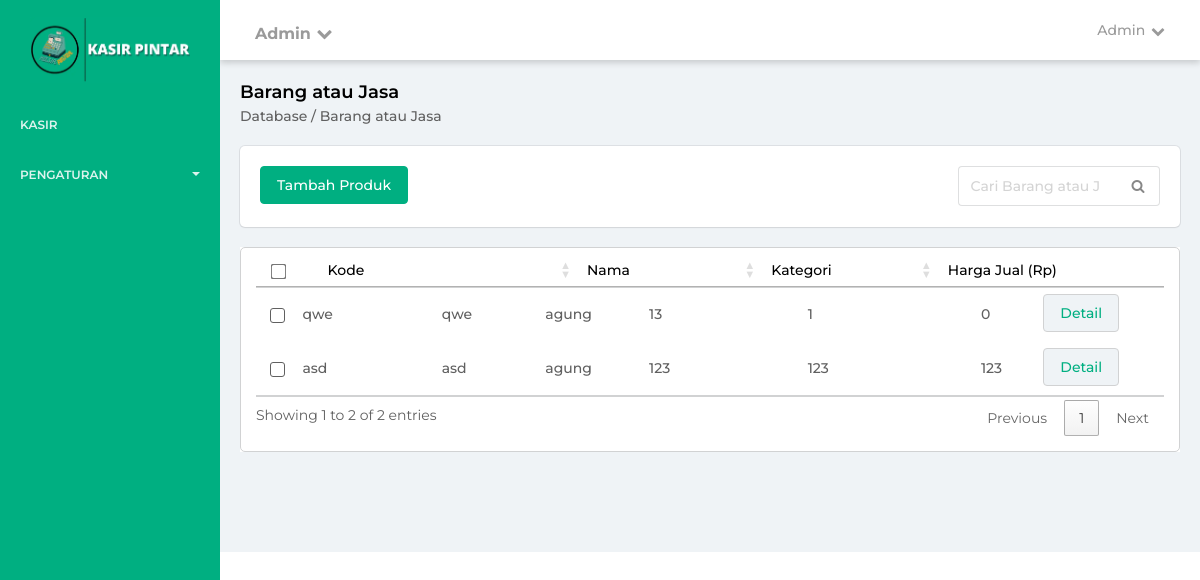
Page /account/database.php (signed in) on the committed database.
### tables this page shows
CREATE TABLE `barang` (
  `idBarang` int(11) NOT NULL,
  `nama` varchar(50) NOT NULL,
  `kode` varchar(50) NOT NULL,
  `kategori` varchar(50) NOT NULL,
  `hargaBeli` int(11) NOT NULL,
  `hargaJual` int(11) NOT NULL,
  `stok` int(11) NOT NULL,
  `satuan` varchar(50) NOT NULL,
  `keterangan` text NOT NULL,
  `idKategori` int(11) NOT NULL
);

### account/database.php (the view, shortened to what this page needs)
<?php
    include '../assets/util/koneksi.php';
    $limit = 30;
    $page = isset($_GET['page']) ? $_GET['page'] : 1;
    $start = ($page - 1) * $limit;
    $sql = "SELECT * FROM barang LIMIT $start, $limit";
    $resultBarang = mysqli_query($koneksi, $sql);
    $Barang = mysqli_query($koneksi, "SELECT * FROM barang");
    $total = mysqli_num_rows($Barang);
    $jumlahPage = ceil($total / $limit);
?>
<html>
<head>
    <link href="../dashboard/css/bootstrap.min.css?v=1684252247" rel="stylesheet" />
    <link href="../dashboard/css/fresh-bootstrap-table.css?v=1684252247" rel="stylesheet" />
    <link href="../dashboard/css/light-bootstrap-dashboard-v4.css?v=1684252247" rel="stylesheet" />
    <link rel="stylesheet" type="text/css" href="https://cdn.datatables.net/1.10.23/css/jquery.dataTables.min.css" />
    <link rel="stylesheet" type="text/css"
        href="https://cdn.datatables.net/select/1.3.0/css/select.dataTables.min.css" />
    <link href="../dashboard/css/kp.css?v=1684252247" rel="stylesheet" />
    <link href="https://maxcdn.bootstrapcdn.com/font-awesome/4.2.0/css/font-awesome.min.css" rel="stylesheet">
    <link href="../dashboard/css/morris.css?v=1684252247" rel="stylesheet" />
    <link href="../dashboard/css/MonthPicker.css?v=1684252247" rel="stylesheet" />
    <link rel="stylesheet" href="../css/intlTelInput.css?v=1684252247">
    <link rel="stylesheet" href="../css/custom.css?v=1684252247">
    <link rel="stylesheet" href="../vendor/toastr/toastr.min.css?v=1684252247">
</head>
<body data-spy="scroll" data-target=".wrapper">
<link rel="stylesheet" href="//code.jquery.com/ui/1.12.1/themes/base/jquery-ui.css">
    <link rel="stylesheet" href="../vendor/spinner-animate/three-quarters.css?v=1684252247">
    <link rel="stylesheet" href="../vendor/spinner-animate/custom.css?v=1684252247">
    <link rel="stylesheet" href="https://cdnjs.cloudflare.com/ajax/libs/animate.css/4.1.1/animate.min.css" />
    <link rel="stylesheet" href="../source/tour/css/hopscotch.css?v=1684252247">
    <link href="../assets/css/croppie.css" rel="stylesheet" />
    <link href="../dashboard/css/select_data_table.css" rel="stylesheet" />
    <link href="../source/css/select2.min.css" rel="stylesheet" />
    <link rel="stylesheet" href="../vendor/spinner-animate/three-quarters.css">
    <link rel="stylesheet" href="../vendor/spinner-animate/custom.css">
    <link rel="stylesheet" href="../source/css/bootstrap-select.min.css">
    <div class="wrapper">
        <div style="background-color: #00AF81" class="sidebar">
            <div class="sidebar-wrapper">
                <div class="logo">
                    <a class="simple-text logo-normal"><img
                            src="../images/kasirpintarLogo.webp"
                            style="padding-left: 30px; padding-right: 30px; width: 100%" alt="logo kasir pintar"></a>
                </div>
                <ul class="nav" id="accordion">
                    <?php if ($_SESSION['posisi'] == 'pemilik' || $_SESSION['posisi'] == 'kasir') { ?>
                        <li class="">
                            <a href="../account/Kasir.php">
                                <p class="upper-text">Kasir</p>
                            </a>
                        </li>
                    <?php } ?>
                    <li class="panel">
                        <a data-toggle="collapse" href="#pengaturan" data-parent="#accordion">
                            <p class="upper-text">Pengaturan<span class="caret" style="float: right;"></span></p>
                        </a>
                    </li>
                </ul>
            </div>
        </div>
        <div class="main-panel-v2">
            <link href="../source/css/select2.min.css?v=1684252247" rel="stylesheet" />
            <nav class="navbar navbar-default drop-shadow" style="background: #fff; border: none; margin-bottom: 0px">
                <div class="container-fluid">
                    <div class="navbar-header">
                        <div class="d-flex flex-row align-items-center" style="margin-right: 60px">
                            <div class="mobileShow">
                                <a style="text-transform: capitalize; font-weight: bold; color: #9A9A9A; display: block; margin-left: 20px;"
                                    href="#" class="dropdown-toggle" data-toggle="dropdown"><br>
                                    <?php
                                        echo $_SESSION['nama'];
                                    ?>
                                    <span><i class="fa fa-chevron-down" aria-hidden="true"></i></span>
                                </a>
                            </div>
                        </div>
                    </div>
                    <div class="collapse navbar-collapse">
                        <ul class="nav navbar-nav navbar-right">
                            <li class="dropdown">
                                <a style="text-transform: capitalize;" href="#" class="font-14 medium font-grey-bold"
                                    class="dropdown-toggle" data-toggle="dropdown">
                                    <?php
                                        echo $_SESSION['nama'];
                                    ?>
                                    <span><i class="fa fa-chevron-down" aria-hidden="true"></i></span>
                                </a>
                            </li>
                        </ul>
                    </div>
                </div>
            </nav>
            <div class="padd-main bg-main" id="get_checkbox">
                <div class="d-flex">
                    <div style="flex: 1">
                        <span class="font-18 semi-bold font-black">Barang atau Jasa</span><br>
                        <span class="font-14 medium font-gray-bold">Database / Barang atau Jasa</span>
                    </div>
                </div>
                <div class="card padd-card margin-top-20">
                    <div class="row">
                        <div class="col-md-9">
                            <button class="btn button-primer" data-toggle="modal" data-target="#inputBarang">Tambah
                                Produk</button>
                        </div>
                        <div class="col-md-3 mt-mobile">
                            <div class="input-group">
                                <input type="search" id="myInputTextField" placeholder="Cari Barang atau Jasa"
                                    class="form-control wt-100">
                                <span class="input-group-addon"><i class="fa fa-search" aria-hidden="true"></i></span>
                            </div>
                        </div>
                    </div>
                </div>
                <div>
                    <div class="center_panel panel-table" id="dtable">
                        <div id="DataTables_Table_0_wrapper" class="dataTables_wrapper no-footer">
                            <div class="dataTables_scroll">
                                <div class="dataTables_scrollHead"
                                    style="overflow: hidden; position: relative; border: 0px; width: 100%;">
                                    <div class="dataTables_scrollHeadInner"
                                        style="box-sizing: content-box; width: 1628px; padding-right: 0px;">
                                        <table class="table datatable mdl-data-table dataTable no-footer" cellspacing="0"
                                            nwidth="100%" role="grid" style="width: 1628px; float: left; margin-left: 0px;">
                                            <thead class="tb-border">
                                                <tr role="row">
                                                    <td class="tb-head select-checkbox sorting_disabled" rowspan="1"
                                                        colspan="1" style="width: 30px;" aria-label="">
                                                        <input type="checkbox" id="allBarang" class="margin-10-l">
                                                    </td>
                                                    <td class="tb-head sorting" tabindex="0"
                                                        aria-controls="DataTables_Table_0" rowspan="1" colspan="1"
                                                        aria-label="Kode: activate to sort column ascending"
                                                        style="width: 154px;">Kode</td>
                                                    <td class="tb-head sorting" tabindex="0"
                                                        aria-controls="DataTables_Table_0" rowspan="1" colspan="1"
                                                        aria-label="Nama: activate to sort column ascending"
                                                        style="width: 106px;">Nama</td>
                                                    <td class="tb-head sorting" tabindex="0"
                                                        aria-controls="DataTables_Table_0" rowspan="1" colspan="1"
                                                        aria-label="Kategori: activate to sort column ascending"
                                                        style="width: 101px;">Kategori</td>
                                                    <td class="tb-head sorting" tabindex="0"
                                                        aria-controls="DataTables_Table_0" rowspan="1" colspan="1"
                                                        aria-label="Harga Jual (Rp): activate to sort column ascending"
                                                        style="width: 177px;">Harga Jual (Rp)</td>
                                                </tr>
                                            </thead>
                                        </table>
                                    </div>
                                </div>
                                <div class="dataTables_scrollBody"
                                    style="position: relative; overflow: auto; max-height: calc(100% - 70px); width: 100%;">
                                    <table class="table datatable mdl-data-table dataTable no-footer" cellspacing="0"
                                        nwidth="100%" role="grid" style="width: 100%; float: left;" id="DataTables_Table_0"
                                        aria-describedby="DataTables_Table_0_info">
                                        <tbody class="font-14">
                                            <?php
                                            if ($total == 0) {
                                                echo "<tr><td colspan='8' class='text-center'>Tidak ada data</td></tr>";
                                            }
                                            else{
                                            $no = 0;
                                            foreach ($resultBarang as $b) {
                                                $no++;
                                                $oddEven = $no % 2 == 0 ? 'even' : 'odd';
                                            ?>
                                            <tr role="row" class="<?= $oddEven ?>">
                                                <td class="CheckBoxKategori1 select-checkbox" IdBarang = "<?= $b['idBarang'] ?>">
                                                </td>
                                                <td><?= $b['kode'] ?></td>
                                                <td><?= $b['nama'] ?></td>
                                                <td><?= $b['kategori'] ?></td>
                                                <td><?= $b['hargaJual'] ?></td>
                                                <td><?= $b['hargaBeli'] ?></td>
                                                <td><?= $b['stok'] ?></td>
                                                <td>
                                                    <button class="btn button-edit-detail-delete font-green DetailBtn" IdBarang = "<?= $b['idBarang'] ?>"
                                                        >Detail</button>
                                                </td>
                                            </tr>
                                            <?php }} ?>
                                        </tbody>
                                    </table>
                                </div>
                            </div>
                            <?php
                                $jumlah = $total;
                                if ($jumlah == 0){
                                    $start = 0;
                                }else{
                                    $start = $page * $limit - $limit + 1;
                                }
                                if ($page * $limit > $jumlah) {
                                    $end = $jumlah;
                                } else {
                                    $end = $page * $limit;
                                }
                                echo '<div class="dataTables_info" id="DataTables_Table_0_info" role="status" aria-live="polite">Showing ' . $start . ' to ' . $end . ' of ' . $jumlah . ' entries</div>';
                                echo '<div class="dataTables_paginate paging_simple_numbers" id="DataTables_Table_0_paginate">';
                                echo '<a class="paginate_button previous';
                                if ($page == 1) {
                                    echo ' disabled';
                                }
                                echo '" aria-controls="DataTables_Table_0" data-dt-idx="0" tabindex="-1" id="DataPrevious">Previous</a>';
                                echo '<span>';
                                echo '<a class="paginate_button current" aria-controls="DataTables_Table_0" data-dt-idx="1" tabindex="0">' . $page . '</a>';
                                echo '</span>';
                                echo '<a class="paginate_button next';
                                if ($page >= $jumlahPage) {
                                    echo ' disabled';
                                }
                                echo '" aria-controls="DataTables_Table_0" data-dt-idx="2" tabindex="-1" id="DataNext">Next</a>';
                                echo '</div>';
                            ?>
                        </div>
                    </div>
                </div>
                <footer class="footer fixed-bottom">
                    <div class="container-fluid">
                    </div>
            </div>
        </div>
    </div>
</body>
</html>

### rows in the picture
barang: kode "qwe", nama "qwe", kategori "agung", hargaJual "13", hargaBeli "1", stok "0"
barang: kode "asd", nama "asd", kategori "agung", hargaJual "123", hargaBeli "123", stok "123"

### other values in the picture
$_SESSION['nama'] "Admin"
$start "1"
$end "2"
$jumlah "2"
$page "1"
